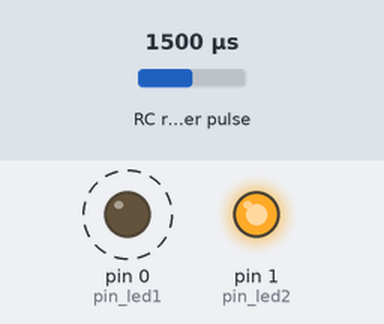
Simulated run of this sketch. Board: Arduino Uno, built with avr-gcc and run on an emulated ATmega328P. Parts: output pins drawn as LEDs (lit = HIGH). Wiring (inferred from the names in the program): RC receiver channel: data pin 3. Dashed ring = blinking. The inputs (shaded band) are chosen by the test bench; at power-on: RC receiver pulse 1500 µs. Random numbers use the default seed unless the sketch sets one.

Above: at 1.2 s.
1.3 s: RC receiver pulse (sensor on pin 3) set to 1484 µs
At 2.5 s:
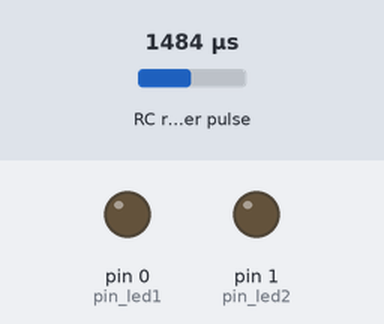
3.0 s: RC receiver pulse (sensor on pin 3) set to 1500 µs
At 4.9 s:
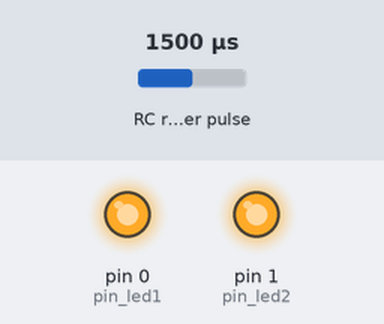
Timing chart, 0 to 6.4 s (numbered marks = the images above; inputs shaded):
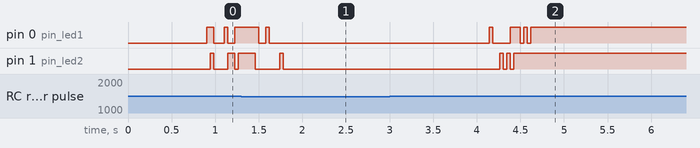

Measured:
- the behaviour switches between 1500 and 1499 µs on RC receiver pulse (sensor on pin 3) (found by bisection; images 0 and 1)
- after the input at 1.3 s, pin 1 (pin_led2): HIGH → LOW after 0.16 s, → HIGH 0.28 s later, → LOW 0.04 s later
- after the input at 3.0 s, pin 0 (pin_led1): goes HIGH 0.04 s, LOW 0.20 s, HIGH 0.12 s, LOW 0.04 s, HIGH 0.04 s, LOW 0.04 s, then HIGH, starting after 1.1 s; pin 1 (pin_led2): alternates HIGH for 0.04 s and LOW for 0.04 s, 5 changes in all, then stays HIGH, starting after 1.3 s

The sketch:

TinyAfterBurner.ino
```cpp
int pin_led1 = 0;
int pin_led2 = 1;
int pin_rc = 3;
int offset = 0;
boolean up = true;


void setup()  {
  pinMode(pin_led1, OUTPUT);
  pinMode(pin_led2, OUTPUT);
  pinMode(pin_rc, INPUT);
}

void setLed(int led, int value)
{
  if(value > 255)
  {
    value = 255;
  }
  if(value < 0)
  {
    value = 0;
  }

  analogWrite(led, value);
}

void loop()  {
  long rc = pulseIn(pin_rc, HIGH, 50000);

  if(rc > 1500)
  {
    up = true;
  }
  else if(rc == 0)
  {
    up = false;
  }
  else
  {
    up = false;
  }

  int base = offset;

  if(base > 200)
  {
    base = 200;
  }

  int delta = base * 1.5;

  if(delta < 10)
  {
    delta = 10;
  }

  setLed(pin_led1, base + random(0, delta));
  setLed(pin_led2, base + random(0, delta));

  if(!up && offset > -20)
  {
    offset -= 4;
  }

  if(up && offset < 200)
  {
    offset += 3;
  }

  delay(20);
}
```
